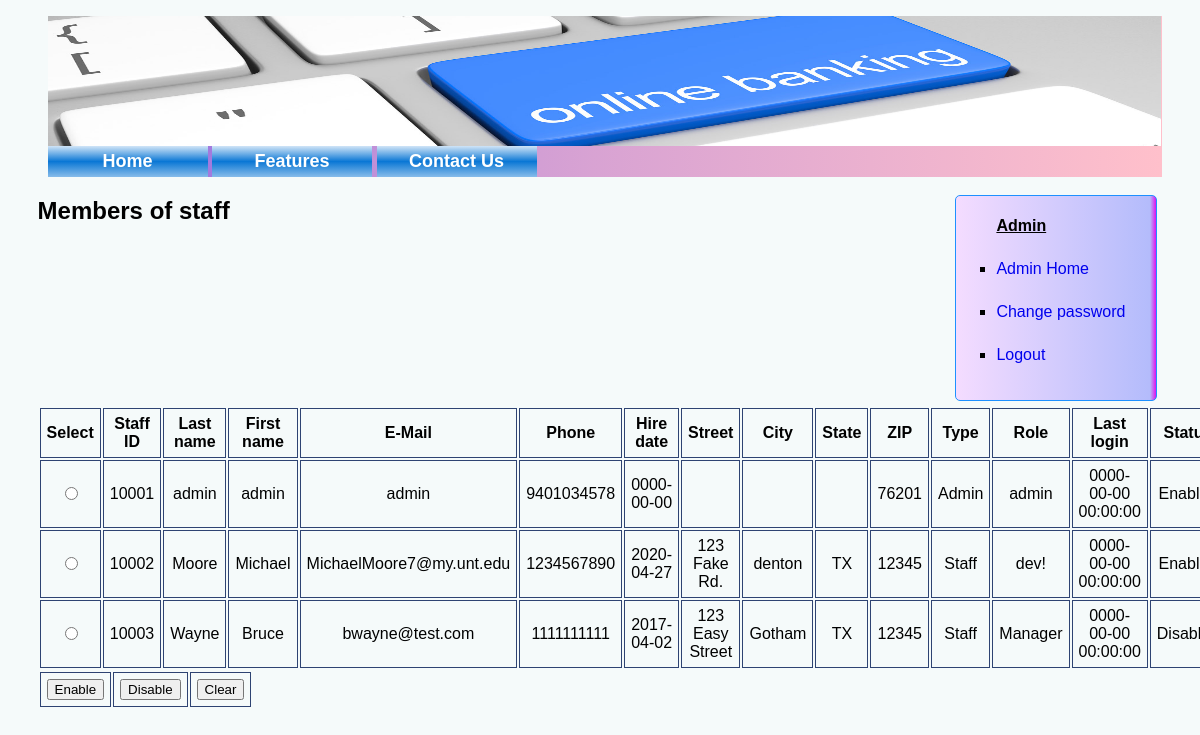
The page /manage_staff.php (signed in) on the database its author committed.
### tables this page shows
CREATE TABLE IF NOT EXISTS `staff` (
  `staff_id` mediumint(10) unsigned NOT NULL AUTO_INCREMENT,
  `first_name` varchar(20) NOT NULL,
  `last_name` varchar(20) NOT NULL,
  `email` varchar(25) NOT NULL,
  `phone_number` bigint(10) unsigned NOT NULL,
  `hire_date` date NOT NULL,
  `street_address` varchar(25) NOT NULL,
  `city` varchar(20) NOT NULL,
  `state` varchar(2) NOT NULL,
  `zip` mediumint(8) unsigned NOT NULL,
  `type` int(11) NOT NULL,
  `department` varchar(20) NOT NULL,
  `lastlogin` datetime NOT NULL,
  `pass` varchar(64) NOT NULL,
  `salt` varchar(10) NOT NULL,
  `status` tinyint(1) NOT NULL,
  PRIMARY KEY (`staff_id`),
  UNIQUE KEY `email` (`email`,`salt`),
  UNIQUE KEY `staff_id` (`staff_id`)
);

### manage_staff.php (the view, shortened to what this page needs)
<!DOCTYPE html>
<html lang="en">
<head>
    <link rel="stylesheet" href="newcss.css">
</head>
<?php include 'header_admin.php'; ?>
<?php include 'admin_navbar.php'?>
<?php
    require('./no_access/_secret.php');
    echo ("<form action=\"manage_staff.php\" method=\"POST\">");
    echo "<h2>Members of staff</h2>";
    echo "<table>";
    echo ("<tr>
        <th>Select</th>
        <th>Staff ID</th>
        <th>Last name</th>
        <th>First name</th>
        <th>E-Mail</th>
        <th>Phone</th>
        <th>Hire date</th>
        <th>Street</th>
        <th>City</th>
        <th>State</th>
        <th>ZIP</th>
        <th>Type</th>
        <th>Role</th>
        <th>Last login</th>
        <th>Status</th>
        </tr>");
    forEach( $db->query('SELECT staff_id, first_name, last_name, email, phone_number, hire_date,
                                        street_address, city, state, zip, type, department, lastlogin, status
                        FROM staff;') as $row ){
        echo "<tr>";
        echo "<td><input type=\"radio\" name=\"staffid\" value=\"" . $row['staff_id'] . "\"></td>";
        echo "<td>" . $row['staff_id'] . "</td>";
        echo "<td>" . $row['last_name'] . "</td>";
        echo "<td>" . $row['first_name'] . "</td>";
        echo "<td>" . $row['email'] . "</td>";
        echo "<td>" . $row['phone_number'] . "</td>";
        echo "<td>" . $row['hire_date'] . "</td>";
        echo "<td>" . $row['street_address'] . "</td>";
        echo "<td>" . $row['city'] . "</td>";
        echo "<td>" . $row['state'] . "</td>";
        echo "<td>" . $row['zip'] . "</td>";
        echo "<td>";
        if ($row['type']=="0"){
            echo "Staff";
        }
        elseif ($row['type']=="1") {
            echo "Admin";
        }
        echo  "</td>";
        echo "<td>" . $row['department'] . "</td>";
        echo "<td>" . $row['lastlogin'] . "</td>";
        echo "<td>";
        if ($row['status']=="0"){
            echo "Disabled";
        }
        elseif ($row['status']=="1") {
            echo "Enabled";
        }
        echo "</td>";
        echo "</tr>";
    }
    echo "</table>";
    echo "<table>";
echo "<tr>";
echo "<td>";
echo "<input type=\"submit\" name=\"enableBtn\" value=\"Enable\">";
echo "</td>";
echo "<td>";
echo "<input type=\"submit\" name=\"disableBtn\" value=\"Disable\">";
echo "</td>";
echo "<td>";
echo "<input type=\"reset\" value=\"Clear\">";
echo "</td>";
echo "</tr>";
echo "</table>";
echo "</form>";
?>

### header_admin.php
<body>
    <div class="wrapper">
    <div class="header">
        <img src="header.jpg" height="100%" width="100%"/>
        </div>
        <div class="navbar">
        <ul>
        <li><a href="admin_hompage.php">Home</a></li>
        <li><a href="features.php">Features</a></li>
        <li id="last"><a href="contact.php">Contact Us</a></li>
        </ul>
        </div>

### admin_navbar.php
<div class='admin_nav'>
                <ul>
                   <li id='caption'><b><u>Admin</u></b></li>
                   <li><a href="admin_hompage.php">Admin Home</a></li>
                   <li><a href="change_password.php">Change password</a></li>
                   <li><a href="admin_logout.php">Logout</a></li>
                   </ul>
               </div>

### newcss.css (style rules this page uses)
body { background-color:#F9F6F4; background-color:#F5FAFA; font-family:Helvetica; }
.wrapper { width:95%; margin:0px auto; }
.header { margin-left:10px; float:left; height:130px; width:99%; margin-top:0px; background-color:blue; }
.navbar ul { list-style-type:none; margin-left:10px; background: linear-gradient(to bottom, rgba(208,228,247,1) 0%,rgba(115,177,231,1) 24%,rgba(10,119,213,1) 50%,rgba(83,159,225,1) 79%,rgba(135,188,234,1) 100%); margin-bottom:13px; padding:0px; background: linear-gradient(to right, blue,5%, pink); }
.navbar li { display:inline-block; font-size:18px; background: linear-gradient(to right, blue,5%, pink); }
.navbar a { text-decoration:none; background: linear-gradient(to bottom, rgba(208,228,247,1) 0%,rgba(115,177,231,1) 24%,rgba(10,119,213,1) 50%,rgba(83,159,225,1) 79%,rgba(135,188,234,1) 100%); color:white; padding:5px; display:inline-block; }
.navbar a:link, a:visited { display: block; width: 150px; font-weight: bold; color: white; background: linear-gradient(to bottom, rgba(208,228,247,1) 0%,rgba(115,177,231,1) 24%,rgba(10,119,213,1) 50%,rgba(83,159,225,1) 79%,rgba(135,188,234,1) 100%); text-align: center; text-decoration: none; }
.admin_nav { float: right; height:95%; width:200px; background: linear-gradient(to right, rgb(244, 220, 255) 0%,rgba(20, 35, 255, 0.29) 97%,rgb(222, 18, 239) 100%); border:1px solid dodgerblue; border-radius:5px; margin:5px; }
.admin_nav li { text-align:left; padding-top:5px; padding-bottom:20px; padding-left:0px; list-style-type:square; }
.admin_nav a { text-decoration:none; }
.admin_nav li#caption { list-style-type:none; }

### manage_staff.php (style rules this page uses)
.content_customer table,th,td { padding:6px; border: 1px solid #2E4372; border-collapse: collapse; text-align: center; }

### rows shown on the page
staff: staff_id "10001", last_name "admin", first_name "admin", email "admin", phone_number "9401034578", hire_date "0000-00-00", zip "76201", type "Admin", department "admin", lastlogin "0000-00-00 00:00:00", status "Enabled"
staff: staff_id "10002", last_name "Moore", first_name "Michael", email "MichaelMoore7@my.unt.edu", phone_number "1234567890", hire_date "2020-04-27", street_address "123 Fake Rd.", city "denton", state "TX", zip "12345", type "Staff", department "dev!", lastlogin "0000-00-00 00:00:00", status "Enabled"
staff: staff_id "10003", last_name "Wayne", first_name "Bruce", email "bwayne@test.com", phone_number "1111111111", hire_date "2017-04-02", street_address "123 Easy Street", city "Gotham", state "TX", zip "12345", type "Staff", department "Manager", lastlogin "0000-00-00 00:00:00", status "Disabled"
